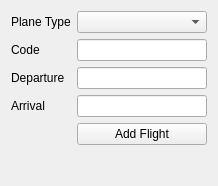
<?xml version="1.0" encoding="UTF-8"?>
<ui version="4.0">
 <class>AddFlightWindow</class>
 <widget class="QWidget" name="AddFlightWindow">
  <property name="geometry">
   <rect>
    <x>0</x>
    <y>0</y>
    <width>218</width>
    <height>186</height>
   </rect>
  </property>
  <property name="windowTitle">
   <string>Form</string>
  </property>
  <layout class="QVBoxLayout" name="verticalLayout" stretch="5,1">
   <property name="sizeConstraint">
    <enum>QLayout::SetDefaultConstraint</enum>
   </property>
   <item>
    <layout class="QGridLayout" name="gridLayout" rowminimumheight="0,0,0,0,0,0">
     <item row="3" column="1">
      <widget class="QLineEdit" name="arrivalLineEdit"/>
     </item>
     <item row="2" column="1">
      <widget class="QLineEdit" name="departureLineEdit"/>
     </item>
     <item row="0" column="1">
      <widget class="QComboBox" name="planeTypeComboBox"/>
     </item>
     <item row="2" column="0">
      <widget class="QLabel" name="label_3">
       <property name="text">
        <string>Departure</string>
       </property>
      </widget>
     </item>
     <item row="3" column="0">
      <widget class="QLabel" name="label_2">
       <property name="text">
        <string>Arrival</string>
       </property>
      </widget>
     </item>
     <item row="0" column="0">
      <widget class="QLabel" name="label_4">
       <property name="text">
        <string>Plane Type</string>
       </property>
      </widget>
     </item>
     <item row="5" column="1">
      <widget class="QPushButton" name="addFlightPushButton">
       <property name="text">
        <string>Add Flight</string>
       </property>
      </widget>
     </item>
     <item row="1" column="0">
      <widget class="QLabel" name="label">
       <property name="text">
        <string>Code</string>
       </property>
      </widget>
     </item>
     <item row="1" column="1">
      <widget class="QLineEdit" name="codeLineEdit">
       <property name="tabletTracking">
        <bool>false</bool>
       </property>
       <property name="statusTip">
        <string notr="true"/>
       </property>
       <property name="accessibleDescription">
        <string notr="true"/>
       </property>
       <property name="autoFillBackground">
        <bool>false</bool>
       </property>
       <property name="inputMethodHints">
        <set>Qt::ImhNone</set>
       </property>
       <property name="echoMode">
        <enum>QLineEdit::Normal</enum>
       </property>
       <property name="clearButtonEnabled">
        <bool>false</bool>
       </property>
      </widget>
     </item>
    </layout>
   </item>
   <item>
    <widget class="QLabel" name="informationLabel">
     <property name="text">
      <string/>
     </property>
    </widget>
   </item>
  </layout>
 </widget>
 <resources/>
 <connections/>
</ui>
